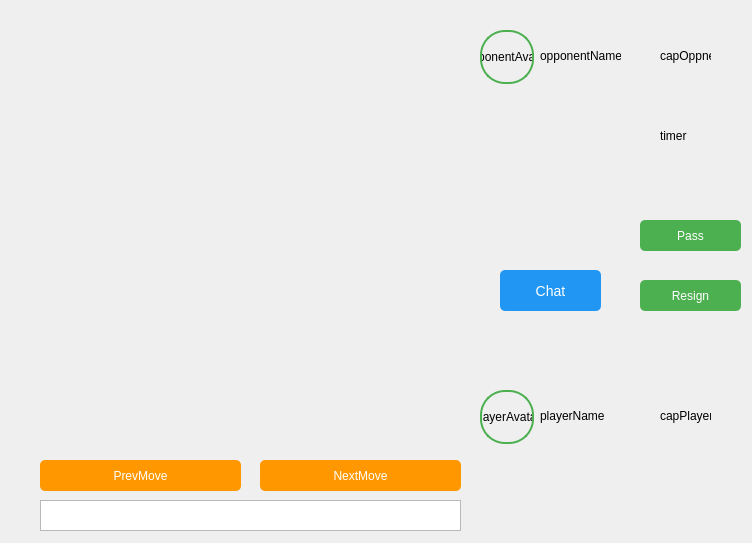
<?xml version="1.0" encoding="UTF-8"?>
<ui version="4.0">
 <class>main</class>
 <widget class="QWidget" name="main">
  <property name="geometry">
   <rect>
    <x>0</x>
    <y>0</y>
    <width>752</width>
    <height>543</height>
   </rect>
  </property>
  <property name="windowTitle">
   <string>Form</string>
  </property>
  <widget class="GoBoardWidget" name="boardWidget" native="true">
   <property name="geometry">
    <rect>
     <x>40</x>
     <y>30</y>
     <width>421</width>
     <height>421</height>
    </rect>
   </property>
  </widget>
  <widget class="QPushButton" name="playerAvatar">
   <property name="geometry">
    <rect>
     <x>480</x>
     <y>390</y>
     <width>54</width>
     <height>54</height>
    </rect>
   </property>
   <property name="styleSheet">
    <string notr="true">QPushButton#playerAvatar {
    border: 2px solid #4CAF50;           /* зеленая рамка */
    border-radius: 25px;                  /* половина от ширины/высоты */
    background-color: transparent;        /* прозрачный фон */
    min-width: 50px;                      /* фиксированный размер */
    min-height: 50px;
    max-width: 50px;
    max-height: 50px;
}

/* Эффект при наведении */
QPushButton#playerAvatar:hover{
    border-color: #FF9800;                 /* оранжевая рамка при наведении */
    opacity: 0.8;
}</string>
   </property>
   <property name="text">
    <string>playerAvatar</string>
   </property>
  </widget>
  <widget class="QPushButton" name="opponentAvatar">
   <property name="geometry">
    <rect>
     <x>480</x>
     <y>30</y>
     <width>54</width>
     <height>54</height>
    </rect>
   </property>
   <property name="styleSheet">
    <string notr="true">QPushButton#opponentAvatar {
    border: 2px solid #4CAF50;           /* зеленая рамка */
    border-radius: 25px;                  /* половина от ширины/высоты */
    background-color: transparent;        /* прозрачный фон */
    min-width: 50px;                      /* фиксированный размер */
    min-height: 50px;
    max-width: 50px;
    max-height: 50px;
}

/* Эффект при наведении */
QPushButton#opponentAvatar:hover{
    border-color: #FF9800;                 /* оранжевая рамка при наведении */
    opacity: 0.8;
}</string>
   </property>
   <property name="text">
    <string>opponentAvatar</string>
   </property>
  </widget>
  <widget class="QLabel" name="playerName">
   <property name="geometry">
    <rect>
     <x>540</x>
     <y>400</y>
     <width>81</width>
     <height>31</height>
    </rect>
   </property>
   <property name="text">
    <string>playerName</string>
   </property>
  </widget>
  <widget class="QLabel" name="opponentName">
   <property name="geometry">
    <rect>
     <x>540</x>
     <y>40</y>
     <width>81</width>
     <height>31</height>
    </rect>
   </property>
   <property name="text">
    <string>opponentName</string>
   </property>
  </widget>
  <widget class="QLabel" name="timer">
   <property name="geometry">
    <rect>
     <x>660</x>
     <y>120</y>
     <width>81</width>
     <height>31</height>
    </rect>
   </property>
   <property name="text">
    <string>timer</string>
   </property>
  </widget>
  <widget class="QPushButton" name="buttonPass">
   <property name="geometry">
    <rect>
     <x>640</x>
     <y>220</y>
     <width>101</width>
     <height>31</height>
    </rect>
   </property>
   <property name="styleSheet">
    <string notr="true">QPushButton#buttonPass {
    background-color: #4CAF50;
    border-radius: 5px;
    color: white;
    padding: 5px 15px;
    font-size: 12px;
}
QPushButton#buttonPass:hover {
    opacity: 0.9;
    filter: brightness(110%);
}</string>
   </property>
   <property name="text">
    <string>Pass</string>
   </property>
  </widget>
  <widget class="QPushButton" name="buttonResign">
   <property name="geometry">
    <rect>
     <x>640</x>
     <y>280</y>
     <width>101</width>
     <height>31</height>
    </rect>
   </property>
   <property name="styleSheet">
    <string notr="true">QPushButton#buttonResign {
    background-color: #4CAF50;
    border-radius: 5px;
    color: white;
    padding: 5px 15px;
    font-size: 12px;
}
QPushButton#buttonResign:hover {
    opacity: 0.9;
    filter: brightness(110%);
}</string>
   </property>
   <property name="text">
    <string>Resign</string>
   </property>
  </widget>
  <widget class="QPushButton" name="buttonChat">
   <property name="geometry">
    <rect>
     <x>500</x>
     <y>270</y>
     <width>101</width>
     <height>41</height>
    </rect>
   </property>
   <property name="styleSheet">
    <string notr="true">QPushButton#buttonChat {
    background-color: #2196F3;
    border-radius: 5px;
    color: white;
    padding: 8px 15px;
    font-size: 14px;
}
QPushButton#buttonChat:hover {
    opacity: 0.9;
    filter: brightness(110%);
}</string>
   </property>
   <property name="text">
    <string>Chat</string>
   </property>
  </widget>
  <widget class="QLabel" name="capturedBTplayer">
   <property name="geometry">
    <rect>
     <x>660</x>
     <y>400</y>
     <width>51</width>
     <height>31</height>
    </rect>
   </property>
   <property name="text">
    <string>capPlayer</string>
   </property>
  </widget>
  <widget class="QLabel" name="capturedBToppnent">
   <property name="geometry">
    <rect>
     <x>660</x>
     <y>40</y>
     <width>51</width>
     <height>31</height>
    </rect>
   </property>
   <property name="text">
    <string>capOppnent</string>
   </property>
  </widget>
  <widget class="QPushButton" name="buttonPrevMove">
   <property name="geometry">
    <rect>
     <x>40</x>
     <y>460</y>
     <width>201</width>
     <height>31</height>
    </rect>
   </property>
   <property name="styleSheet">
    <string notr="true">QPushButton#buttonPrevMove {
    background-color: #FF9800;
    border-radius: 5px;
    color: white;
    padding: 5px 20px;
    font-size: 12px;
}
QPushButton#buttonPrevMove:hover {
    opacity: 0.9;
    filter: brightness(110%);
}</string>
   </property>
   <property name="text">
    <string>PrevMove</string>
   </property>
  </widget>
  <widget class="QPushButton" name="buttonNextMove">
   <property name="geometry">
    <rect>
     <x>260</x>
     <y>460</y>
     <width>201</width>
     <height>31</height>
    </rect>
   </property>
   <property name="styleSheet">
    <string notr="true">QPushButton#buttonNextMove {
    background-color: #FF9800;
    border-radius: 5px;
    color: white;
    padding: 5px 20px;
    font-size: 12px;
}
QPushButton#buttonNextMove:hover {
    opacity: 0.9;
    filter: brightness(110%);
}</string>
   </property>
   <property name="text">
    <string>NextMove</string>
   </property>
  </widget>
  <widget class="QListWidget" name="historyList">
   <property name="geometry">
    <rect>
     <x>40</x>
     <y>500</y>
     <width>421</width>
     <height>31</height>
    </rect>
   </property>
   <property name="styleSheet">
    <string notr="true"/>
   </property>
  </widget>
 </widget>
 <customwidgets>
  <customwidget>
   <class>GoBoardWidget</class>
   <extends>QWidget</extends>
   <header>core.go_board_widget</header>
   <container>1</container>
  </customwidget>
 </customwidgets>
 <resources/>
 <connections/>
</ui>
